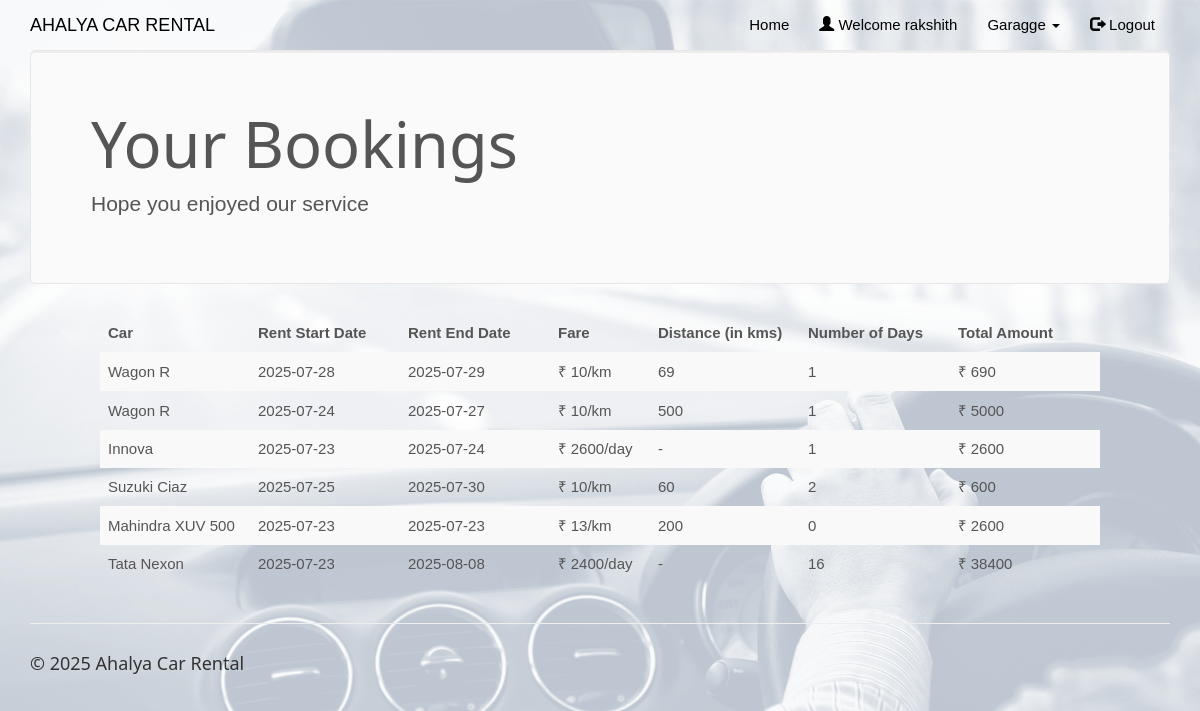
The app's page /mybookings.php (signed in) with its own data.
### tables this page shows
CREATE TABLE `rentedcars` (
  `id` int(100) NOT NULL,
  `customer_username` varchar(50) NOT NULL,
  `car_id` int(20) NOT NULL,
  `driver_id` int(20) NOT NULL,
  `booking_date` date NOT NULL,
  `rent_start_date` date NOT NULL,
  `rent_end_date` date NOT NULL,
  `car_return_date` date DEFAULT NULL,
  `fare` double NOT NULL,
  `charge_type` varchar(25) NOT NULL DEFAULT 'days',
  `distance` double DEFAULT NULL,
  `no_of_days` int(50) DEFAULT NULL,
  `total_amount` double DEFAULT NULL,
  `return_status` varchar(10) NOT NULL
);

CREATE TABLE `cars` (
  `car_id` int(20) NOT NULL,
  `car_name` varchar(50) NOT NULL,
  `car_nameplate` varchar(50) NOT NULL,
  `car_img` varchar(50) DEFAULT 'NA',
  `ac_price` float NOT NULL,
  `non_ac_price` float NOT NULL,
  `ac_price_per_day` float NOT NULL,
  `non_ac_price_per_day` float NOT NULL,
  `car_availability` varchar(10) NOT NULL
);

### mybookings.php (the view, shortened to what this page needs)
<!DOCTYPE html>
<html>
<?php
$conn = Connect();
?>
<head>
<link rel="stylesheet" href="assets/bootstrap/css/bootstrap.min.css">
<link rel="stylesheet" href="assets/fonts/font-awesome.min.css">
    <link rel="stylesheet" href="assets/w3css/w3.css">
<link rel="stylesheet" type="text/css" href="assets/css/customerlogin.css">
<link rel="stylesheet" type="text/css" media="screen" href="assets/css/clientpage.css" />
</head>
<body id="page-top" data-spy="scroll" data-target=".navbar-fixed-top">
    <nav class="navbar navbar-custom navbar-fixed-top" role="navigation" style="color: black">
        <div class="container">
            <div class="navbar-header">
                <a class="navbar-brand page-scroll" href="index.php">
                   AHALYA CAR RENTAL </a>
            </div>
            <?php
                if(isset($_SESSION['login_client'])){
            ?>
            <div class="collapse navbar-collapse navbar-right navbar-main-collapse">
                <ul class="nav navbar-nav">
                    <li>
                        <a href="index.php">Home</a>
                    </li>
                    <li>
                        <a href="#"><span class="glyphicon glyphicon-user"></span> Welcome <?php echo $_SESSION['login_client']; ?></a>
                    </li>
                    <li>
                    <ul class="nav navbar-nav navbar-right">
            <li><a href="#" class="dropdown-toggle active" data-toggle="dropdown" role="button" aria-haspopup="true" aria-expanded="false"><span class="glyphicon glyphicon-user"></span> Control Panel <span class="caret"></span> </a>
                <ul class="dropdown-menu">
              <li> <a href="entercar.php">Add Car</a></li>
              <li> <a href="enterdriver.php"> Add Driver</a></li>
              <li> <a href="clientview.php">View</a></li>
            </ul>
            </li>
          </ul>
                    </li>
                    <li>
                        <a href="logout.php"><span class="glyphicon glyphicon-log-out"></span> Logout</a>
                    </li>
                </ul>
            </div>
            <?php
                }
                else if (isset($_SESSION['login_customer'])){
            ?>
            <div class="collapse navbar-collapse navbar-right navbar-main-collapse">
                <ul class="nav navbar-nav">
                    <li>
                        <a href="index.php">Home</a>
                    </li>
                    <li>
                        <a href="#"><span class="glyphicon glyphicon-user"></span> Welcome <?php echo $_SESSION['login_customer']; ?></a>
                    </li>
                    <ul class="nav navbar-nav">
            <li><a href="#" class="dropdown-toggle active" data-toggle="dropdown" role="button" aria-haspopup="true" aria-expanded="false"> Garagge <span class="caret"></span> </a>
            </li>
          </ul>
                    <li>
                        <a href="logout.php"><span class="glyphicon glyphicon-log-out"></span> Logout</a>
                    </li>
                </ul>
            </div>
                <?php   }
                ?>
        </div>
    </nav>
<?php $login_customer = $_SESSION['login_customer'];
    $sql1 = "SELECT * FROM rentedcars rc, cars c
    WHERE rc.customer_username='$login_customer' AND c.car_id=rc.car_id AND rc.return_status='R'";
    $result1 = $conn->query($sql1);
    if (mysqli_num_rows($result1) > 0) {
?>
<div class="container">
      <div class="jumbotron">
        <h1>Your Bookings</h1>
        <p> Hope you enjoyed our service </p>
      </div>
    </div>
    <div class="table-responsive" style="padding-left: 100px; padding-right: 100px;" >
<table class="table table-striped">
  <thead class="thead-dark">
<tr>
<th width="15%">Car</th>
<th width="15%">Rent Start Date</th>
<th width="15%">Rent End Date</th>
<th width="10%">Fare</th>
<th width="15%">Distance (in kms)</th>
<th width="15%">Number of Days</th>
<th width="15%">Total Amount</th>
</tr>
</thead>
<?php
        while($row = mysqli_fetch_assoc($result1)) {
?>
<tr>
<td><?php echo $row["car_name"]; ?></td>
<td><?php echo $row["rent_start_date"] ?></td>
<td><?php echo $row["rent_end_date"]; ?></td>
<td>&#8377; <?php
            if($row["charge_type"] == "days"){
                    echo ($row["fare"] . "/day");
                } else {
                    echo ($row["fare"] . "/km");
                }
            ?></td>
<td><?php  if($row["charge_type"] == "days"){
                    echo ("-");
                } else {
                    echo ($row["distance"]);
                } ?></td>
<td><?php echo $row["no_of_days"]; ?> </td>
<td>&#8377; <?php echo $row["total_amount"]; ?></td>
</tr>
<?php        } ?>
                </table>
                </div>
            <?php
        } ?>
</body>
<footer class="site-footer">
        <div class="container">
            <hr>
            <div class="row">
                <div class="col-sm-6">
                    <h5>© 2025 Ahalya Car Rental</h5>
                </div>
            </div>
        </div>
    </footer>
</html>

### assets/w3css/w3.css (style rules this page uses)
*,*:before,*:after { box-sizing:inherit }
html { -ms-text-size-adjust:100%;-webkit-text-size-adjust:100% }
body { margin:0 }
article,aside,details,figcaption,figure,footer,header,main,menu,nav,section,summary { display:block }
a { background-color:transparent;-webkit-text-decoration-skip:objects }
hr { box-sizing:content-box;height:0;overflow:visible }
html,body { font-family:Verdana,sans-serif;font-size:15px;line-height:1.5 }
html { overflow-x:hidden }
h1 { font-size:36px }
h5 { font-size:18px }
h1,h2,h3,h4,h5,h6 { font-family:"Segoe UI",Arial,sans-serif;font-weight:400;margin:10px 0 }
hr { border:0;border-top:1px solid #eee;margin:20px 0 }
a { color:inherit }

### assets/css/customerlogin.css (style rules this page uses)
body, html { height: 100%; }
body { padding-top: 50px; background: url("../../assets/img/forcustomer.png"); background-size: 100%; }
footer { display: block; }

### records on screen
rentedcars: car.car_name "Wagon R", rent_start_date "2025-07-28", rent_end_date "2025-07-29", fare "10", distance "69", no_of_days "1", total_amount "690"
rentedcars: car.car_name "Wagon R", rent_start_date "2025-07-24", rent_end_date "2025-07-27", fare "10", distance "500", no_of_days "1", total_amount "5000"
rentedcars: car.car_name "Innova", rent_start_date "2025-07-23", rent_end_date "2025-07-24", fare "2600", no_of_days "1", total_amount "2600"
rentedcars: car.car_name "Suzuki Ciaz", rent_start_date "2025-07-25", rent_end_date "2025-07-30", fare "10", distance "60", no_of_days "2", total_amount "600"
rentedcars: car.car_name "Mahindra XUV 500", rent_start_date "2025-07-23", rent_end_date "2025-07-23", fare "13", distance "200", no_of_days "0", total_amount "2600"
rentedcars: car.car_name "Tata Nexon", rent_start_date "2025-07-23", rent_end_date "2025-08-08", fare "2400", no_of_days "16", total_amount "38400"

### other values on screen
$_SESSION['login_customer'] "rakshith"
